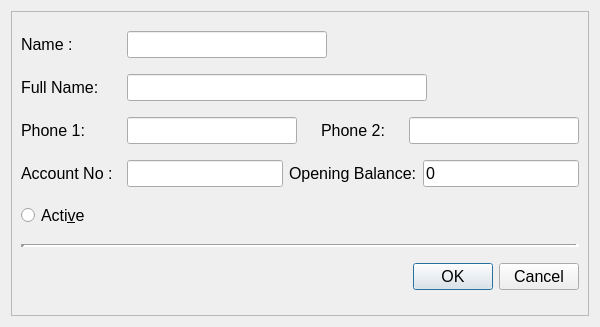
<?xml version="1.0" encoding="UTF-8"?>
<ui version="4.0">
 <class>CustomerDialog</class>
 <widget class="QDialog" name="CustomerDialog">
  <property name="windowModality">
   <enum>Qt::WindowModal</enum>
  </property>
  <property name="geometry">
   <rect>
    <x>0</x>
    <y>0</y>
    <width>600</width>
    <height>327</height>
   </rect>
  </property>
  <property name="windowTitle">
   <string>Dialog</string>
  </property>
  <layout class="QGridLayout" name="gridLayout">
   <item row="0" column="0">
    <widget class="QFrame" name="frame">
     <property name="frameShape">
      <enum>QFrame::StyledPanel</enum>
     </property>
     <property name="frameShadow">
      <enum>QFrame::Raised</enum>
     </property>
     <layout class="QGridLayout" name="gridLayout_2">
      <item row="6" column="1">
       <widget class="QDialogButtonBox" name="buttonBox">
        <property name="font">
         <font>
          <pointsize>12</pointsize>
         </font>
        </property>
        <property name="orientation">
         <enum>Qt::Horizontal</enum>
        </property>
        <property name="standardButtons">
         <set>QDialogButtonBox::Cancel|QDialogButtonBox::Ok</set>
        </property>
       </widget>
      </item>
      <item row="0" column="0" colspan="2">
       <layout class="QHBoxLayout" name="horizontalLayout">
        <item>
         <widget class="QLabel" name="label">
          <property name="minimumSize">
           <size>
            <width>100</width>
            <height>0</height>
           </size>
          </property>
          <property name="font">
           <font>
            <pointsize>12</pointsize>
           </font>
          </property>
          <property name="text">
           <string>Name :</string>
          </property>
         </widget>
        </item>
        <item>
         <widget class="QLineEdit" name="leName">
          <property name="maximumSize">
           <size>
            <width>200</width>
            <height>16777215</height>
           </size>
          </property>
          <property name="font">
           <font>
            <pointsize>12</pointsize>
           </font>
          </property>
         </widget>
        </item>
        <item>
         <spacer name="horizontalSpacer">
          <property name="orientation">
           <enum>Qt::Horizontal</enum>
          </property>
          <property name="sizeHint" stdset="0">
           <size>
            <width>40</width>
            <height>20</height>
           </size>
          </property>
         </spacer>
        </item>
       </layout>
      </item>
      <item row="4" column="0">
       <widget class="QRadioButton" name="rbActive">
        <property name="sizePolicy">
         <sizepolicy hsizetype="Fixed" vsizetype="Fixed">
          <horstretch>0</horstretch>
          <verstretch>0</verstretch>
         </sizepolicy>
        </property>
        <property name="font">
         <font>
          <pointsize>12</pointsize>
         </font>
        </property>
        <property name="text">
         <string>Acti&amp;ve</string>
        </property>
       </widget>
      </item>
      <item row="2" column="0" colspan="2">
       <layout class="QHBoxLayout" name="horizontalLayout_3">
        <item>
         <widget class="QLabel" name="label_2">
          <property name="minimumSize">
           <size>
            <width>100</width>
            <height>0</height>
           </size>
          </property>
          <property name="font">
           <font>
            <pointsize>12</pointsize>
           </font>
          </property>
          <property name="text">
           <string>Phone 1:</string>
          </property>
         </widget>
        </item>
        <item>
         <widget class="QLineEdit" name="lePhone1">
          <property name="minimumSize">
           <size>
            <width>100</width>
            <height>0</height>
           </size>
          </property>
          <property name="font">
           <font>
            <pointsize>12</pointsize>
           </font>
          </property>
         </widget>
        </item>
        <item>
         <widget class="QLabel" name="label_3">
          <property name="minimumSize">
           <size>
            <width>100</width>
            <height>0</height>
           </size>
          </property>
          <property name="font">
           <font>
            <pointsize>12</pointsize>
           </font>
          </property>
          <property name="text">
           <string>Phone 2:</string>
          </property>
          <property name="alignment">
           <set>Qt::AlignCenter</set>
          </property>
         </widget>
        </item>
        <item>
         <widget class="QLineEdit" name="lePhone2">
          <property name="minimumSize">
           <size>
            <width>100</width>
            <height>0</height>
           </size>
          </property>
          <property name="font">
           <font>
            <pointsize>12</pointsize>
           </font>
          </property>
         </widget>
        </item>
       </layout>
      </item>
      <item row="5" column="0" colspan="2">
       <widget class="Line" name="line">
        <property name="lineWidth">
         <number>4</number>
        </property>
        <property name="orientation">
         <enum>Qt::Horizontal</enum>
        </property>
       </widget>
      </item>
      <item row="1" column="0" colspan="2">
       <layout class="QHBoxLayout" name="horizontalLayout_2">
        <item>
         <widget class="QLabel" name="label_4">
          <property name="minimumSize">
           <size>
            <width>100</width>
            <height>0</height>
           </size>
          </property>
          <property name="font">
           <font>
            <pointsize>12</pointsize>
           </font>
          </property>
          <property name="text">
           <string>Full Name: </string>
          </property>
         </widget>
        </item>
        <item>
         <widget class="QLineEdit" name="leFullName">
          <property name="minimumSize">
           <size>
            <width>300</width>
            <height>0</height>
           </size>
          </property>
          <property name="maximumSize">
           <size>
            <width>16777215</width>
            <height>16777215</height>
           </size>
          </property>
          <property name="font">
           <font>
            <pointsize>12</pointsize>
           </font>
          </property>
         </widget>
        </item>
        <item>
         <spacer name="horizontalSpacer_2">
          <property name="orientation">
           <enum>Qt::Horizontal</enum>
          </property>
          <property name="sizeHint" stdset="0">
           <size>
            <width>40</width>
            <height>20</height>
           </size>
          </property>
         </spacer>
        </item>
       </layout>
      </item>
      <item row="3" column="0" colspan="2">
       <layout class="QHBoxLayout" name="horizontalLayout_5">
        <item>
         <widget class="QLabel" name="label_5">
          <property name="minimumSize">
           <size>
            <width>100</width>
            <height>0</height>
           </size>
          </property>
          <property name="font">
           <font>
            <pointsize>12</pointsize>
           </font>
          </property>
          <property name="text">
           <string>Account No :</string>
          </property>
         </widget>
        </item>
        <item>
         <widget class="QLineEdit" name="leAccount">
          <property name="minimumSize">
           <size>
            <width>120</width>
            <height>0</height>
           </size>
          </property>
          <property name="font">
           <font>
            <pointsize>12</pointsize>
           </font>
          </property>
         </widget>
        </item>
        <item>
         <widget class="QLabel" name="label_6">
          <property name="font">
           <font>
            <pointsize>12</pointsize>
           </font>
          </property>
          <property name="text">
           <string>Opening Balance:</string>
          </property>
         </widget>
        </item>
        <item>
         <widget class="QLineEdit" name="leOpening">
          <property name="font">
           <font>
            <pointsize>12</pointsize>
           </font>
          </property>
          <property name="text">
           <string>0</string>
          </property>
         </widget>
        </item>
       </layout>
      </item>
     </layout>
    </widget>
   </item>
  </layout>
 </widget>
 <resources/>
 <connections>
  <connection>
   <sender>buttonBox</sender>
   <signal>accepted()</signal>
   <receiver>CustomerDialog</receiver>
   <slot>accept()</slot>
   <hints>
    <hint type="sourcelabel">
     <x>248</x>
     <y>254</y>
    </hint>
    <hint type="destinationlabel">
     <x>157</x>
     <y>274</y>
    </hint>
   </hints>
  </connection>
  <connection>
   <sender>buttonBox</sender>
   <signal>rejected()</signal>
   <receiver>CustomerDialog</receiver>
   <slot>reject()</slot>
   <hints>
    <hint type="sourcelabel">
     <x>316</x>
     <y>260</y>
    </hint>
    <hint type="destinationlabel">
     <x>286</x>
     <y>274</y>
    </hint>
   </hints>
  </connection>
 </connections>
</ui>
